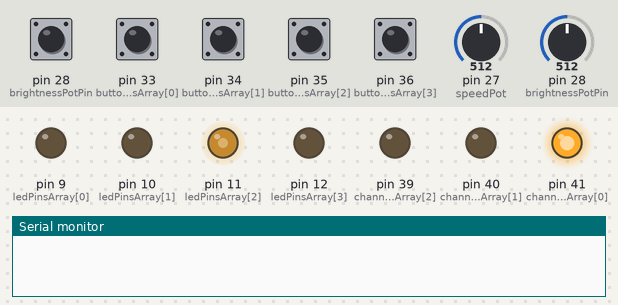
A sketch run on a simulated Teensy 4. Shown: output pins drawn as LEDs (lit = HIGH), the last lines printed to the serial monitor. The test bench sets the inputs (shaded band); at power-on: pin 28 (brightnessPotPin), pin 33 (buttonPinsArray[0]), pin 34 (buttonPinsArray[1]), pin 35 (buttonPinsArray[2]), pin 36 (buttonPinsArray[3]) LOW, pin 28 (brightnessPotPin) = 512, pin 27 (speedPot) = 512.

Above: at 0.1 s.
At 1.2 s:
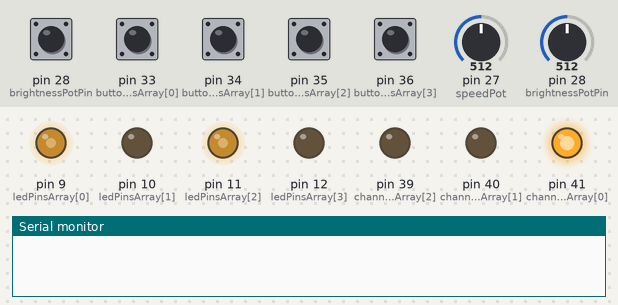
1.3 s: pin 28 (brightnessPotPin) pulled HIGH for 0.15 s
At 2.32 s:
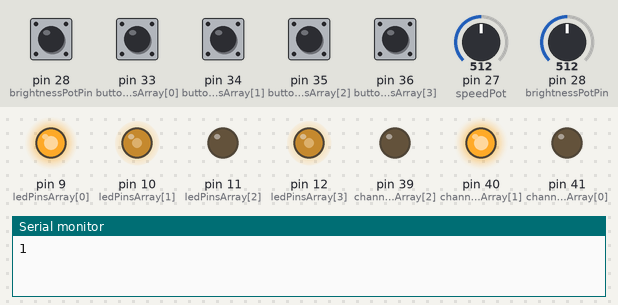
Timing chart, 0 to 3.7 s (numbered marks = the images above; inputs shaded):
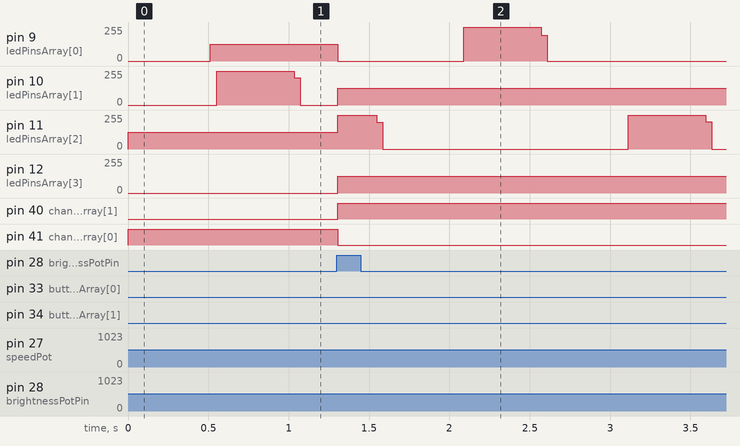

The sketch:

Lab6.ino
```cpp
unsigned long lastStepTime = 0;
int stepLength = 250;
int currentStep = 0;
int totalSteps = 4;
int buttonPinsArray[4] = { 33, 34, 35, 36 };
int totalButtonPins = 4;
int ledPinsArray[4] = { 9, 10, 11, 12 };
int totalLeds = 4;
bool buttonStateArray[4] = { HIGH, HIGH, HIGH, HIGH };
bool lastButtonStateArray[4] = { LOW, LOW, LOW, LOW };

int brightnessPotPin = A14;
int brightnessPotValue = 0;
int ledBrightness = 0;
int speedPot = A13;

int channelButtonPin = 28;
int channelDisplayed = 0;
bool channellastButtonState = LOW;
bool channelButtonState = HIGH;
int channelLedsArray[3] = { 41, 40, 39 };
int totalChannelLeds = 3;
bool buttonOn[3][4] = {
  { HIGH, LOW, HIGH, LOW },
  { LOW, HIGH, LOW, HIGH },
  { HIGH, HIGH, HIGH, HIGH },
};

int midiNotes[3] = { 36, 38, 42 };

int button = 13;

int led = 14;


void setup() {
  Serial.begin(9600);
  for (int i = 0; i < 4; i++) {
    pinMode(buttonPinsArray[i], INPUT);
    pinMode(ledPinsArray[i], OUTPUT);
  }
  pinMode(channelButtonPin, INPUT);
  for (int i = 0; i < 3; i++) {
    pinMode(channelLedsArray[i], OUTPUT);
  }
}

void checkChannelLeds() {
  for (int i = 0; i < 3; i++) {
    if (i == channelDisplayed) {
      digitalWrite(channelLedsArray[i], HIGH);
    } else {
      digitalWrite(channelLedsArray[i], LOW);
    }
  }
}

void checkChannelButton() {
  channelButtonState = digitalRead(channelButtonPin);
  // Serial.println(channelButtonState);
  // delay(50);
  if (channellastButtonState == LOW and channelButtonState == HIGH) {
    channelDisplayed = channelDisplayed + 1;
    if (channelDisplayed > 2) {
      channelDisplayed = 0;
    }
    Serial.println(channelDisplayed);
    delay(5);
  } else if (channellastButtonState == HIGH and channelButtonState == LOW) {
    delay(5);
  }
  channellastButtonState = channelButtonState;
}

void checkButtons() {
  for (int i = 0; i < 4; i++) {
    buttonStateArray[i] = digitalRead(buttonPinsArray[i]);
    if (lastButtonStateArray[i] == LOW and buttonStateArray[i] == HIGH) {
      buttonOn[channelDisplayed][i] = !buttonOn[channelDisplayed][i];
    }
    lastButtonStateArray[i] = buttonStateArray[i];
  }
}

void checkLeds() {
  for (int i = 0; i < 4; i++) {
    if (buttonOn[channelDisplayed][i]) {
      brightnessPotValue = analogRead(brightnessPotPin);
      ledBrightness = map(brightnessPotValue, 0, 1023, 0, 255);
      analogWrite(ledPinsArray[i], ledBrightness);
    } else {
      analogWrite(ledPinsArray[i], 0);
    }
    analogWrite(ledPinsArray[currentStep], 255);
  }
}

void sequence() {
  if (millis() >= lastStepTime + stepLength) {
    lastStepTime = millis();
    currentStep = currentStep + 1;
    if (currentStep >= totalSteps) {
      currentStep = 0;
    }


    for (int i = 0; i < 3; i++) {
      if (buttonOn[i][currentStep]) {
        usbMIDI.sendNoteOff(midiNotes[i], 0, 1);
        usbMIDI.sendNoteOn(midiNotes[i], 127, 1);
      }
    }
  }
  stepLength = analogRead(speedPot);
}


void loop() {
  sequence();
  checkButtons();
  checkLeds();
  checkChannelButton();
  checkChannelLeds();
}
```
